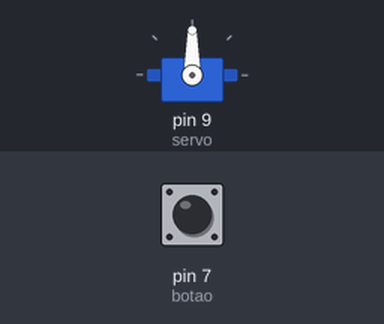
Bench run of a sketch on a simulated Arduino Uno, built with avr-gcc and run on an emulated ATmega328P. On the bench: servo. The inputs (shaded band) are chosen by the test bench; at power-on: pin 7 (botao) HIGH.

Above: at 1.2 s.
1.3 s: pin 7 (botao) pulled LOW for 0.15 s
At 1.48 s:
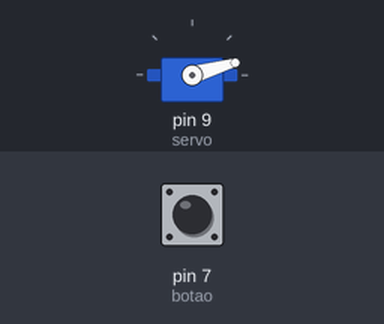
4.3 s: pin 7 (botao) pulled LOW for 1 s
At 4.5 s:
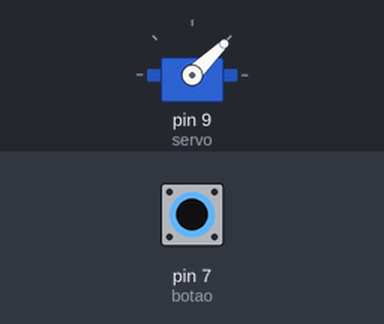
Timing chart, 0 to 10.1 s (numbered marks = the images above; inputs shaded):
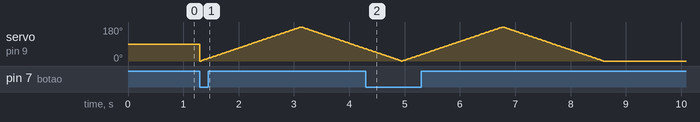

The sketch:

acionandoMotor.ino
```cpp
#include <Servo.h>

Servo servo;
int botao = 7;

void setup() {
  pinMode(botao, INPUT_PULLUP);
}

void loop() {
  servo.attach(9);
  if(digitalRead(botao) == LOW) {
    for (int angulo = 0; angulo <= 180; angulo ++){
      servo.write(angulo);
      delay(10);
    }
    for(int angulo = 180; angulo >= 0; angulo --){
      servo.write(angulo);
      delay(10);
    }
  }
  servo.detach();
}
```
